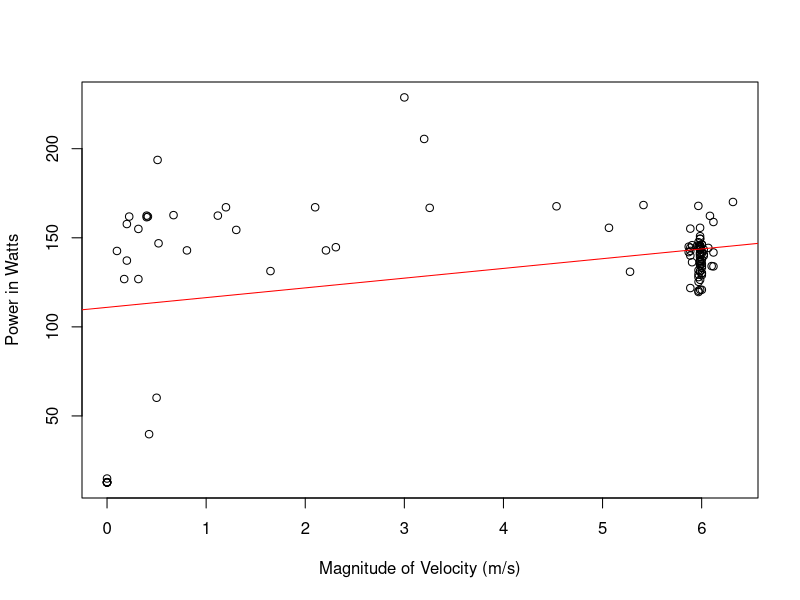

This chart was generated by the following R code:
# Set the working directory
setwd("/Users/mac/Desktop/Programming/COMP9596//DroneData")

# Read the data
data <- read.csv(file="6.csv", header=TRUE, sep=",")

# Convert date column to Date object
data$Date <- as.POSIXct(data$Date)

# Extract the data from column name to plot
data.toPlot <- data[data$Battery > 18 & data$Battery < 81,]

# Calculate the difference of each time point to the first (in seconds)
data.toPlot$TimeDiff <- data.toPlot$Date - data.toPlot$Date[1]

# Since TimeDiff is a time/date object, convert it to a numeric and store this as an extra column in data frame
data.toPlot$TimeDiffValue <- as.numeric(data.toPlot$TimeDiff)

# Multiple current and voltage to get Power
data.toPlot$Power <- as.double(-(data.toPlot$Current/1000) * data.toPlot$Voltage/1000)

#Get Mangnitude of Velocity
data.toPlot$Velocity <- sqrt(data.toPlot$VelocityX^2 + data.toPlot$VelocityY^2 + data.toPlot$VelocityZ^2)
data.toPlotFinal <- data.toPlot[with(data.toPlot, order(Velocity)), ]

ppi <- 200
png(file=paste("SlowSpeed3", ".png", sep=""), height=7*ppi, width=9*ppi, res=ppi)

plot(y=data.toPlot$Power, x=data.toPlot$Velocity, type="p", ylab="Power in Watts", xlab="Magnitude of Velocity (m/s)", lty=1, col="Black", lwd=1)
abline(lm(data.toPlot$Power ~ data.toPlot$Velocity), col="red")

#legend("topright", legend=c("Mean Watts = 154.5845"), pch=1, lty=1, lwd=3)

dev.off()